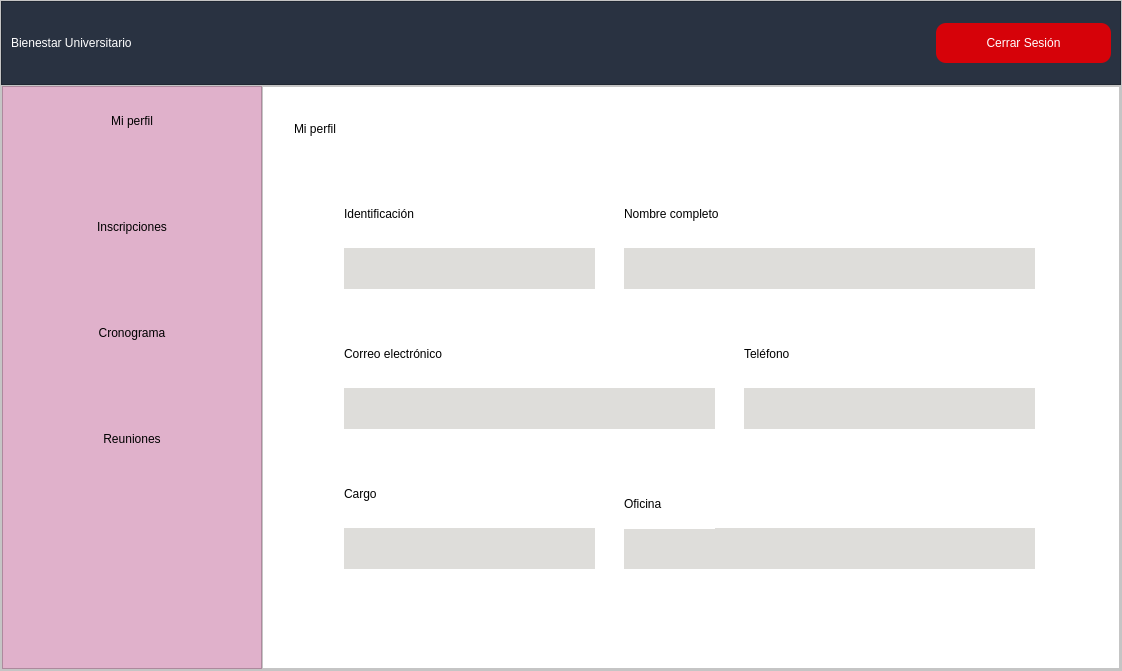
<?xml version="1.0" encoding="UTF-8"?>
<ui version="4.0">
 <class>BienestarUnal</class>
 <widget class="QMainWindow" name="BienestarUnal">
  <property name="geometry">
   <rect>
    <x>0</x>
    <y>0</y>
    <width>1122</width>
    <height>671</height>
   </rect>
  </property>
  <property name="windowTitle">
   <string>MainWindow</string>
  </property>
  <widget class="QWidget" name="centralwidget">
   <layout class="QVBoxLayout" name="verticalLayout">
    <property name="spacing">
     <number>0</number>
    </property>
    <property name="leftMargin">
     <number>0</number>
    </property>
    <property name="topMargin">
     <number>0</number>
    </property>
    <property name="rightMargin">
     <number>0</number>
    </property>
    <property name="bottomMargin">
     <number>0</number>
    </property>
    <item>
     <widget class="QFrame" name="frame">
      <property name="styleSheet">
       <string notr="true">background-color: rgb(255, 255, 255);</string>
      </property>
      <property name="frameShape">
       <enum>QFrame::StyledPanel</enum>
      </property>
      <property name="frameShadow">
       <enum>QFrame::Raised</enum>
      </property>
      <layout class="QVBoxLayout" name="verticalLayout_2" stretch="1,7">
       <property name="spacing">
        <number>0</number>
       </property>
       <property name="leftMargin">
        <number>0</number>
       </property>
       <property name="topMargin">
        <number>0</number>
       </property>
       <property name="rightMargin">
        <number>0</number>
       </property>
       <property name="bottomMargin">
        <number>0</number>
       </property>
       <item>
        <widget class="QFrame" name="frameSuperior">
         <property name="minimumSize">
          <size>
           <width>0</width>
           <height>42</height>
          </size>
         </property>
         <property name="styleSheet">
          <string notr="true">QFrame{
background-color:#293241;
}

QPushButton{
font: 87 16pt&quot;Montserrat ExtraBold&quot;;
background-color:#D60209 ; 
color: rgb(255,255,255);
border-radius:10px;
}

QLabel{
font: 87 30pt&quot;Montserrat ExtraBold&quot;;
color: rgb(255,255,255);
border:0px solid rgb(0,0,0); 
}</string>
         </property>
         <property name="frameShape">
          <enum>QFrame::StyledPanel</enum>
         </property>
         <property name="frameShadow">
          <enum>QFrame::Raised</enum>
         </property>
         <layout class="QHBoxLayout" name="horizontalLayout_2">
          <item>
           <layout class="QHBoxLayout" name="horizontalLayout">
            <item>
             <widget class="QLabel" name="label">
              <property name="text">
               <string>Bienestar Universitario</string>
              </property>
             </widget>
            </item>
            <item>
             <spacer name="horizontalSpacer">
              <property name="orientation">
               <enum>Qt::Horizontal</enum>
              </property>
              <property name="sizeHint" stdset="0">
               <size>
                <width>40</width>
                <height>20</height>
               </size>
              </property>
             </spacer>
            </item>
            <item>
             <widget class="QPushButton" name="pushButton">
              <property name="minimumSize">
               <size>
                <width>175</width>
                <height>40</height>
               </size>
              </property>
              <property name="text">
               <string>Cerrar Sesión</string>
              </property>
             </widget>
            </item>
           </layout>
          </item>
         </layout>
        </widget>
       </item>
       <item>
        <widget class="QFrame" name="frameContenido">
         <property name="frameShape">
          <enum>QFrame::StyledPanel</enum>
         </property>
         <property name="frameShadow">
          <enum>QFrame::Raised</enum>
         </property>
         <layout class="QHBoxLayout" name="horizontalLayout_3">
          <property name="spacing">
           <number>0</number>
          </property>
          <property name="leftMargin">
           <number>0</number>
          </property>
          <property name="topMargin">
           <number>0</number>
          </property>
          <property name="rightMargin">
           <number>0</number>
          </property>
          <property name="bottomMargin">
           <number>0</number>
          </property>
          <item>
           <widget class="QFrame" name="frameControl">
            <property name="minimumSize">
             <size>
              <width>260</width>
              <height>0</height>
             </size>
            </property>
            <property name="maximumSize">
             <size>
              <width>0</width>
              <height>16777215</height>
             </size>
            </property>
            <property name="styleSheet">
             <string notr="true">QFrame{
background-color:rgb(224, 177, 203);
}

QPushButton{
height: 50px; 
background-color:rgb(224, 177, 203) ; 
font: 77 18pt &quot;Montserrat ExtraBold&quot;; 
border-radius: 0px; 
}

QPushButton:checked{
background-color:rgb(5, 178, 220) ; 
color:rgb(0,0,0) ;
}
</string>
            </property>
            <property name="frameShape">
             <enum>QFrame::StyledPanel</enum>
            </property>
            <property name="frameShadow">
             <enum>QFrame::Raised</enum>
            </property>
            <layout class="QVBoxLayout" name="verticalLayout_3">
             <item>
              <widget class="QPushButton" name="pushMiPerfil">
               <property name="text">
                <string>Mi perfil</string>
               </property>
               <property name="checkable">
                <bool>true</bool>
               </property>
               <property name="checked">
                <bool>false</bool>
               </property>
               <property name="autoExclusive">
                <bool>true</bool>
               </property>
              </widget>
             </item>
             <item>
              <spacer name="verticalSpacer">
               <property name="orientation">
                <enum>Qt::Vertical</enum>
               </property>
               <property name="sizeType">
                <enum>QSizePolicy::Preferred</enum>
               </property>
               <property name="sizeHint" stdset="0">
                <size>
                 <width>20</width>
                 <height>50</height>
                </size>
               </property>
              </spacer>
             </item>
             <item>
              <widget class="QPushButton" name="pushInscripciones">
               <property name="text">
                <string>Inscripciones</string>
               </property>
               <property name="checkable">
                <bool>true</bool>
               </property>
               <property name="checked">
                <bool>false</bool>
               </property>
               <property name="autoExclusive">
                <bool>true</bool>
               </property>
              </widget>
             </item>
             <item>
              <spacer name="verticalSpacer_2">
               <property name="orientation">
                <enum>Qt::Vertical</enum>
               </property>
               <property name="sizeType">
                <enum>QSizePolicy::Preferred</enum>
               </property>
               <property name="sizeHint" stdset="0">
                <size>
                 <width>20</width>
                 <height>50</height>
                </size>
               </property>
              </spacer>
             </item>
             <item>
              <widget class="QPushButton" name="pushCronograma">
               <property name="text">
                <string>Cronograma</string>
               </property>
               <property name="checkable">
                <bool>true</bool>
               </property>
               <property name="checked">
                <bool>false</bool>
               </property>
               <property name="autoExclusive">
                <bool>true</bool>
               </property>
              </widget>
             </item>
             <item>
              <spacer name="verticalSpacer_3">
               <property name="orientation">
                <enum>Qt::Vertical</enum>
               </property>
               <property name="sizeType">
                <enum>QSizePolicy::Preferred</enum>
               </property>
               <property name="sizeHint" stdset="0">
                <size>
                 <width>20</width>
                 <height>50</height>
                </size>
               </property>
              </spacer>
             </item>
             <item>
              <widget class="QPushButton" name="pushReuniones">
               <property name="text">
                <string>Reuniones</string>
               </property>
               <property name="checkable">
                <bool>true</bool>
               </property>
               <property name="checked">
                <bool>false</bool>
               </property>
               <property name="autoExclusive">
                <bool>true</bool>
               </property>
              </widget>
             </item>
             <item>
              <spacer name="verticalSpacer_4">
               <property name="orientation">
                <enum>Qt::Vertical</enum>
               </property>
               <property name="sizeHint" stdset="0">
                <size>
                 <width>20</width>
                 <height>159</height>
                </size>
               </property>
              </spacer>
             </item>
            </layout>
           </widget>
          </item>
          <item>
           <widget class="QFrame" name="framePages">
            <property name="styleSheet">
             <string notr="true">QFrame{
background-color: rgb(255, 255, 255);
}

QLabel{
font: 75 20pt &quot;Montserrat ExtraBold&quot;;
background-color: rgb(159, 134, 192);
color: rgb(0,0,0);
border:0px solid rgb(0,0,0); 
}

QLineEdit{
border:0px;
color:rgb(0,0,0);
border-bottom:2px solid rgb(61,61,61);
font: 75 12pt &quot;Montserrat Bold&quot;;
}

QPushButton{
background-color:rgb(224, 177, 203);
border-radius: 15px;
color:rgb(0,0,0); 
font: 75 14pt&quot;Montserrat Bold&quot;;
}

QPushButton:pressed{
background-color:rgb(159, 134, 192);
border-radius: 15px;
color:rgb(0,0,0); 
font: 77 10pt&quot;Montserrat Bold&quot;;
}

QTableWidget{
background-color:rgb(255,255,255);
color:rgb(0,0,0); 
gridline-color:rgb(224, 177, 203);
font-size: 12pt;
color: #000000;
}

QHeaderView::section{
background-color:rgb(224, 177, 203);
border:1px solid rgb(0,0,0);
font-size:12pt;
}

QTableWidgetQTableCornerButton::section{
background-colo:rgb(0,0,0);
border:1px solid rgb(224, 177, 203)
}</string>
            </property>
            <property name="frameShape">
             <enum>QFrame::StyledPanel</enum>
            </property>
            <property name="frameShadow">
             <enum>QFrame::Raised</enum>
            </property>
            <layout class="QVBoxLayout" name="verticalLayout_4">
             <property name="spacing">
              <number>1</number>
             </property>
             <property name="leftMargin">
              <number>1</number>
             </property>
             <property name="topMargin">
              <number>1</number>
             </property>
             <property name="rightMargin">
              <number>1</number>
             </property>
             <property name="bottomMargin">
              <number>1</number>
             </property>
             <item>
              <widget class="QStackedWidget" name="stackedWidget">
               <property name="styleSheet">
                <string notr="true"/>
               </property>
               <property name="currentIndex">
                <number>0</number>
               </property>
               <widget class="QWidget" name="pageMiPerfil">
                <property name="styleSheet">
                 <string notr="true">QTextEdit { 
	text-align: center;
	font: 57 16pt &quot;Montserrat Bold&quot;;
	background-color: rgb(222, 221, 218);
 }</string>
                </property>
                <widget class="QLabel" name="label_2">
                 <property name="geometry">
                  <rect>
                   <x>30</x>
                   <y>20</y>
                   <width>171</width>
                   <height>41</height>
                  </rect>
                 </property>
                 <property name="styleSheet">
                  <string notr="true">font: 75 28pt &quot;Montserrat ExtraBold&quot;;
background-color: rgb(255, 255, 255);</string>
                 </property>
                 <property name="text">
                  <string>Mi perfil</string>
                 </property>
                </widget>
                <widget class="QLabel" name="label_8">
                 <property name="geometry">
                  <rect>
                   <x>480</x>
                   <y>240</y>
                   <width>121</width>
                   <height>51</height>
                  </rect>
                 </property>
                 <property name="styleSheet">
                  <string notr="true">font: 75 20pt &quot;Montserrat Bold&quot;;
background-color: rgb(255, 255, 255);</string>
                 </property>
                 <property name="text">
                  <string>Teléfono</string>
                 </property>
                </widget>
                <widget class="QTextEdit" name="CorreoL">
                 <property name="geometry">
                  <rect>
                   <x>80</x>
                   <y>300</y>
                   <width>371</width>
                   <height>41</height>
                  </rect>
                 </property>
                 <property name="frameShape">
                  <enum>QFrame::NoFrame</enum>
                 </property>
                 <property name="textInteractionFlags">
                  <set>Qt::TextSelectableByKeyboard|Qt::TextSelectableByMouse</set>
                 </property>
                </widget>
                <widget class="QLabel" name="label_7">
                 <property name="geometry">
                  <rect>
                   <x>80</x>
                   <y>240</y>
                   <width>271</width>
                   <height>51</height>
                  </rect>
                 </property>
                 <property name="styleSheet">
                  <string notr="true">font: 75 20pt &quot;Montserrat Bold&quot;;
background-color: rgb(255, 255, 255);</string>
                 </property>
                 <property name="text">
                  <string>Correo electrónico</string>
                 </property>
                </widget>
                <widget class="QLabel" name="label_5">
                 <property name="geometry">
                  <rect>
                   <x>360</x>
                   <y>100</y>
                   <width>231</width>
                   <height>51</height>
                  </rect>
                 </property>
                 <property name="styleSheet">
                  <string notr="true">font: 75 20pt &quot;Montserrat Bold&quot;;
background-color: rgb(255, 255, 255);</string>
                 </property>
                 <property name="text">
                  <string>Nombre completo</string>
                 </property>
                </widget>
                <widget class="QTextEdit" name="CargoL">
                 <property name="geometry">
                  <rect>
                   <x>80</x>
                   <y>440</y>
                   <width>251</width>
                   <height>41</height>
                  </rect>
                 </property>
                 <property name="frameShape">
                  <enum>QFrame::NoFrame</enum>
                 </property>
                 <property name="textInteractionFlags">
                  <set>Qt::TextSelectableByKeyboard|Qt::TextSelectableByMouse</set>
                 </property>
                </widget>
                <widget class="QTextEdit" name="DocumentoL">
                 <property name="geometry">
                  <rect>
                   <x>80</x>
                   <y>160</y>
                   <width>251</width>
                   <height>41</height>
                  </rect>
                 </property>
                 <property name="frameShape">
                  <enum>QFrame::NoFrame</enum>
                 </property>
                 <property name="frameShadow">
                  <enum>QFrame::Raised</enum>
                 </property>
                 <property name="lineWidth">
                  <number>1</number>
                 </property>
                 <property name="verticalScrollBarPolicy">
                  <enum>Qt::ScrollBarAlwaysOff</enum>
                 </property>
                 <property name="horizontalScrollBarPolicy">
                  <enum>Qt::ScrollBarAsNeeded</enum>
                 </property>
                 <property name="autoFormatting">
                  <set>QTextEdit::AutoNone</set>
                 </property>
                 <property name="textInteractionFlags">
                  <set>Qt::TextSelectableByKeyboard|Qt::TextSelectableByMouse</set>
                 </property>
                </widget>
                <widget class="QLabel" name="label_6">
                 <property name="geometry">
                  <rect>
                   <x>80</x>
                   <y>380</y>
                   <width>81</width>
                   <height>51</height>
                  </rect>
                 </property>
                 <property name="styleSheet">
                  <string notr="true">font: 75 20pt &quot;Montserrat Bold&quot;;
background-color: rgb(255, 255, 255);</string>
                 </property>
                 <property name="text">
                  <string>Cargo</string>
                 </property>
                </widget>
                <widget class="QTextEdit" name="TelefonoL">
                 <property name="geometry">
                  <rect>
                   <x>480</x>
                   <y>300</y>
                   <width>291</width>
                   <height>41</height>
                  </rect>
                 </property>
                 <property name="frameShape">
                  <enum>QFrame::NoFrame</enum>
                 </property>
                 <property name="textInteractionFlags">
                  <set>Qt::TextSelectableByKeyboard|Qt::TextSelectableByMouse</set>
                 </property>
                </widget>
                <widget class="QLabel" name="label_4">
                 <property name="geometry">
                  <rect>
                   <x>80</x>
                   <y>100</y>
                   <width>251</width>
                   <height>51</height>
                  </rect>
                 </property>
                 <property name="styleSheet">
                  <string notr="true">font: 75 20pt &quot;Montserrat Bold&quot;;
background-color: rgb(255, 255, 255);</string>
                 </property>
                 <property name="text">
                  <string>Identificación</string>
                 </property>
                </widget>
                <widget class="QTextEdit" name="NombreL">
                 <property name="geometry">
                  <rect>
                   <x>360</x>
                   <y>160</y>
                   <width>411</width>
                   <height>41</height>
                  </rect>
                 </property>
                 <property name="frameShape">
                  <enum>QFrame::NoFrame</enum>
                 </property>
                 <property name="textInteractionFlags">
                  <set>Qt::TextSelectableByKeyboard|Qt::TextSelectableByMouse</set>
                 </property>
                </widget>
                <widget class="QTextEdit" name="OficinaL">
                 <property name="geometry">
                  <rect>
                   <x>360</x>
                   <y>440</y>
                   <width>411</width>
                   <height>41</height>
                  </rect>
                 </property>
                 <property name="frameShape">
                  <enum>QFrame::NoFrame</enum>
                 </property>
                 <property name="textInteractionFlags">
                  <set>Qt::TextSelectableByKeyboard|Qt::TextSelectableByMouse</set>
                 </property>
                </widget>
                <widget class="QLabel" name="label_9">
                 <property name="geometry">
                  <rect>
                   <x>360</x>
                   <y>390</y>
                   <width>91</width>
                   <height>51</height>
                  </rect>
                 </property>
                 <property name="styleSheet">
                  <string notr="true">font: 75 20pt &quot;Montserrat Bold&quot;;
background-color: rgb(255, 255, 255);</string>
                 </property>
                 <property name="text">
                  <string>Oficina</string>
                 </property>
                </widget>
               </widget>
               <widget class="QWidget" name="pageInscripciones">
                <layout class="QVBoxLayout" name="verticalLayout_6">
                 <item>
                  <layout class="QVBoxLayout" name="verticalLayout_5">
                   <item>
                    <layout class="QHBoxLayout" name="horizontalLayout_7">
                     <item>
                      <widget class="QLabel" name="titleInscripciones">
                       <property name="minimumSize">
                        <size>
                         <width>400</width>
                         <height>0</height>
                        </size>
                       </property>
                       <property name="text">
                        <string>Inscripciones</string>
                       </property>
                       <property name="alignment">
                        <set>Qt::AlignCenter</set>
                       </property>
                      </widget>
                     </item>
                     <item>
                      <widget class="QLineEdit" name="lineBuscarInscripcion">
                       <property name="minimumSize">
                        <size>
                         <width>150</width>
                         <height>0</height>
                        </size>
                       </property>
                      </widget>
                     </item>
                     <item>
                      <widget class="QPushButton" name="pushBuscarInscripcion">
                       <property name="minimumSize">
                        <size>
                         <width>100</width>
                         <height>34</height>
                        </size>
                       </property>
                       <property name="text">
                        <string>Buscar</string>
                       </property>
                      </widget>
                     </item>
                    </layout>
                   </item>
                   <item>
                    <widget class="QTableWidget" name="tableInscripciones">
                     <property name="editTriggers">
                      <set>QAbstractItemView::NoEditTriggers</set>
                     </property>
                     <property name="selectionMode">
                      <enum>QAbstractItemView::SingleSelection</enum>
                     </property>
                     <property name="selectionBehavior">
                      <enum>QAbstractItemView::SelectRows</enum>
                     </property>
                     <property name="sortingEnabled">
                      <bool>true</bool>
                     </property>
                     <attribute name="horizontalHeaderDefaultSectionSize">
                      <number>208</number>
                     </attribute>
                     <attribute name="horizontalHeaderShowSortIndicator" stdset="0">
                      <bool>true</bool>
                     </attribute>
                     <attribute name="horizontalHeaderStretchLastSection">
                      <bool>true</bool>
                     </attribute>
                     <attribute name="verticalHeaderCascadingSectionResizes">
                      <bool>true</bool>
                     </attribute>
                     <column>
                      <property name="text">
                       <string>Id inscripción</string>
                      </property>
                     </column>
                     <column>
                      <property name="text">
                       <string>Fecha inscripción </string>
                      </property>
                     </column>
                     <column>
                      <property name="text">
                       <string>Persona</string>
                      </property>
                     </column>
                     <column>
                      <property name="text">
                       <string>Convocatoria</string>
                      </property>
                     </column>
                     <column>
                      <property name="text">
                       <string>Estado</string>
                      </property>
                     </column>
                    </widget>
                   </item>
                  </layout>
                 </item>
                 <item>
                  <layout class="QHBoxLayout" name="horizontalLayout_4">
                   <item>
                    <widget class="QPushButton" name="pushEliminasInscripcion">
                     <property name="minimumSize">
                      <size>
                       <width>200</width>
                       <height>30</height>
                      </size>
                     </property>
                     <property name="styleSheet">
                      <string notr="true">background-color: rgb(255, 6, 10);</string>
                     </property>
                     <property name="text">
                      <string>Eliminar inscripción</string>
                     </property>
                    </widget>
                   </item>
                   <item>
                    <spacer name="horizontalSpacer_3">
                     <property name="orientation">
                      <enum>Qt::Horizontal</enum>
                     </property>
                     <property name="sizeHint" stdset="0">
                      <size>
                       <width>40</width>
                       <height>20</height>
                      </size>
                     </property>
                    </spacer>
                   </item>
                   <item>
                    <widget class="QPushButton" name="pushAprobar">
                     <property name="minimumSize">
                      <size>
                       <width>155</width>
                       <height>30</height>
                      </size>
                     </property>
                     <property name="text">
                      <string>Aprobar</string>
                     </property>
                     <property name="checkable">
                      <bool>true</bool>
                     </property>
                     <property name="checked">
                      <bool>false</bool>
                     </property>
                     <property name="autoExclusive">
                      <bool>true</bool>
                     </property>
                    </widget>
                   </item>
                   <item>
                    <spacer name="horizontalSpacer_2">
                     <property name="orientation">
                      <enum>Qt::Horizontal</enum>
                     </property>
                     <property name="sizeType">
                      <enum>QSizePolicy::Preferred</enum>
                     </property>
                     <property name="sizeHint" stdset="0">
                      <size>
                       <width>40</width>
                       <height>30</height>
                      </size>
                     </property>
                    </spacer>
                   </item>
                   <item>
                    <widget class="QPushButton" name="pushRechazar">
                     <property name="minimumSize">
                      <size>
                       <width>155</width>
                       <height>30</height>
                      </size>
                     </property>
                     <property name="text">
                      <string>Rechazar</string>
                     </property>
                     <property name="checkable">
                      <bool>true</bool>
                     </property>
                     <property name="checked">
                      <bool>true</bool>
                     </property>
                     <property name="autoExclusive">
                      <bool>true</bool>
                     </property>
                    </widget>
                   </item>
                  </layout>
                 </item>
                </layout>
               </widget>
               <widget class="QWidget" name="pageCronograma">
                <layout class="QVBoxLayout" name="verticalLayout_7">
                 <item>
                  <layout class="QHBoxLayout" name="horizontalLayout_5">
                   <item>
                    <widget class="QLabel" name="titleCronogram">
                     <property name="minimumSize">
                      <size>
                       <width>400</width>
                       <height>0</height>
                      </size>
                     </property>
                     <property name="text">
                      <string>Cronograma</string>
                     </property>
                     <property name="alignment">
                      <set>Qt::AlignCenter</set>
                     </property>
                    </widget>
                   </item>
                   <item>
                    <widget class="QLineEdit" name="lineBuscarCronograma">
                     <property name="minimumSize">
                      <size>
                       <width>150</width>
                       <height>0</height>
                      </size>
                     </property>
                    </widget>
                   </item>
                   <item>
                    <widget class="QPushButton" name="pushBuscarCronograma">
                     <property name="minimumSize">
                      <size>
                       <width>100</width>
                       <height>34</height>
                      </size>
                     </property>
                     <property name="text">
                      <string>Buscar</string>
                     </property>
                    </widget>
                   </item>
                  </layout>
                 </item>
                 <item>
                  <widget class="QTableWidget" name="tableCronograma">
                   <property name="editTriggers">
                    <set>QAbstractItemView::NoEditTriggers</set>
                   </property>
                   <property name="selectionMode">
                    <enum>QAbstractItemView::SingleSelection</enum>
                   </property>
                   <property name="selectionBehavior">
                    <enum>QAbstractItemView::SelectRows</enum>
                   </property>
                   <property name="sortingEnabled">
                    <bool>true</bool>
                   </property>
                   <attribute name="horizontalHeaderDefaultSectionSize">
                    <number>166</number>
                   </attribute>
                   <attribute name="horizontalHeaderStretchLastSection">
                    <bool>true</bool>
                   </attribute>
                   <attribute name="verticalHeaderCascadingSectionResizes">
                    <bool>true</bool>
                   </attribute>
                   <column>
                    <property name="text">
                     <string>Nombre</string>
                    </property>
                   </column>
                   <column>
                    <property name="text">
                     <string>Fecha Inicio</string>
                    </property>
                   </column>
                   <column>
                    <property name="text">
                     <string>Fecha Fin</string>
                    </property>
                   </column>
                   <column>
                    <property name="text">
                     <string>Descripcion</string>
                    </property>
                   </column>
                  </widget>
                 </item>
                 <item>
                  <layout class="QHBoxLayout" name="horizontalLayout_6"/>
                 </item>
                </layout>
               </widget>
               <widget class="QWidget" name="pageReuniones">
                <layout class="QVBoxLayout" name="verticalLayout_9">
                 <item>
                  <layout class="QVBoxLayout" name="verticalLayout_8">
                   <item>
                    <widget class="QLabel" name="label_3">
                     <property name="text">
                      <string>Reuniones</string>
                     </property>
                     <property name="alignment">
                      <set>Qt::AlignCenter</set>
                     </property>
                    </widget>
                   </item>
                   <item>
                    <widget class="QTableWidget" name="tableReunion">
                     <property name="editTriggers">
                      <set>QAbstractItemView::NoEditTriggers</set>
                     </property>
                     <property name="selectionMode">
                      <enum>QAbstractItemView::SingleSelection</enum>
                     </property>
                     <property name="selectionBehavior">
                      <enum>QAbstractItemView::SelectRows</enum>
                     </property>
                     <property name="sortingEnabled">
                      <bool>true</bool>
                     </property>
                     <attribute name="horizontalHeaderDefaultSectionSize">
                      <number>206</number>
                     </attribute>
                     <attribute name="horizontalHeaderShowSortIndicator" stdset="0">
                      <bool>true</bool>
                     </attribute>
                     <attribute name="horizontalHeaderStretchLastSection">
                      <bool>true</bool>
                     </attribute>
                     <attribute name="verticalHeaderCascadingSectionResizes">
                      <bool>true</bool>
                     </attribute>
                     <column>
                      <property name="text">
                       <string>Fecha (Hora)</string>
                      </property>
                     </column>
                     <column>
                      <property name="text">
                       <string>Objetivo</string>
                      </property>
                     </column>
                     <column>
                      <property name="text">
                       <string>Modalidad </string>
                      </property>
                     </column>
                     <column>
                      <property name="text">
                       <string>Relatoría </string>
                      </property>
                     </column>
                    </widget>
                   </item>
                  </layout>
                 </item>
                </layout>
               </widget>
              </widget>
             </item>
            </layout>
           </widget>
          </item>
         </layout>
        </widget>
       </item>
      </layout>
     </widget>
    </item>
   </layout>
  </widget>
 </widget>
 <resources/>
 <connections/>
</ui>
